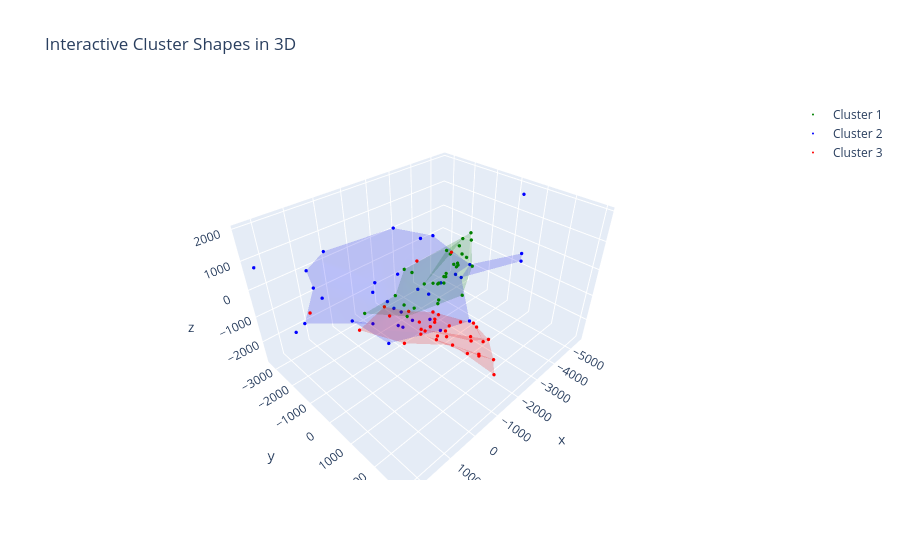

Notebook cell for this chart:
### Markdown cell above
El procedimiento se puede extender a cualquier dimensión:

### Code cell
from local.library import Plot3Dkmeans

Plot3Dkmeans.Plot3Dk_means()
